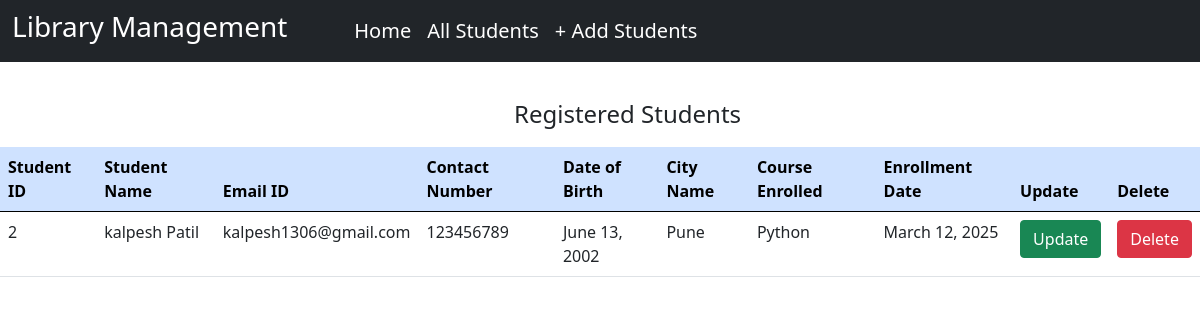
The page /students/ on the database its author committed.
### lms/models.py (models this page shows, shortened)
class Student(models.Model):
    student_id = models.AutoField(primary_key=True)
    student_name = models.CharField(max_length=100)
    email_id = models.CharField(max_length=100)
    contact_number = models.CharField(max_length=20)
    date_of_birth = models.DateField(max_length=20)
    city = models.CharField(max_length=20)
    course_enrolled = models.CharField(max_length=20)
    enrollment_date = models.DateField(max_length=20)

### lms/views.py (the view)
# urls.py: path("students/", views.list_student, name="list_student"),
def list_student(request):
    students = Student.objects.all()  # Retrieve all students
    return render(request, "list.html", {"students": students})

### lms/templates/list.html (shortened to what this page needs)
<!doctype html>
<html lang="en">
  <head>
    <link href="https://cdn.jsdelivr.net/npm/bootstrap@5.0.2/dist/css/bootstrap.min.css" rel="stylesheet">
  </head>
  <body>
  <nav class="navbar navbar-expand-sm bg-dark navbar-dark">
  <div class="container-fluid">
    <h3>Library Management </h3>
    <div class="collapse navbar-collapse" id="navbarNav">
      <ul class="navbar-nav">
        <li class="nav-item">
           <a class="nav-link active" aria-current="page" href="{% url 'home' %}">Home</a>
        </li>
        <li class="nav-item">
          <a class="nav-link active"   aria-current="page" href="{% url 'list_student' %}">All Students</a>
        </li>
        <li class="nav-item">
           <a class="nav-link active" aria-current="page" href="{% url 'register_student' %}">+ Add Students</a>
        </li>
      </ul>
    </div>
  </div>
</nav>
   <h4>Registered Students</h4>
<table class="table">
  <thead>
    <tr class="table-primary">
      <th scope="col">Student ID</th>
      <th scope="col">Student Name</th>
      <th scope="col">Email ID</th>
      <th scope="col">Contact Number</th>
      <th scope="col">Date of Birth</th>
      <th scope="col">City Name</th>
      <th scope="col">Course Enrolled</th>
      <th scope="col">Enrollment Date</th>
      <th scope="col">Update</th>
      <th scope="col">Delete</th>
    </tr>
  </thead>
  <tbody>
  {% for student in students %}
    <tr>
      <td>{{ student.student_id }}</td>
      <td>{{ student.student_name }}</td>
      <td>{{ student.email_id }}</td>
      <td>{{ student.contact_number }}</td>
      <td>{{ student.date_of_birth }}</td>
      <td>{{ student.city }}</td>
      <td>{{ student.course_enrolled }}</td>
      <td>{{ student.enrollment_date }}</td>
      <td><a href="{% url 'update_student' student.student_id   %}" class="btn btn-success">Update</a></td>
      <td><a href="{% url 'delete_student' student.student_id   %}" class="btn btn-danger">Delete</a></td>
    </tr>
 {% endfor %}
  </tbody>
</table>
  </body>
</html>

### lms/templates/list.html (style rules this page uses)
h3 { color:white; }
#navbarNav { margin-left: 5%; font-size: 20px; }
h4 { margin-top:28px; margin-left: 42%; padding:10px; }

### rows shown on the page
Student: student_id "2", student_name "kalpesh Patil", email_id "kalpesh1306@gmail.com", contact_number "123456789", date_of_birth "June 13, 2002", city "Pune", course_enrolled "Python", enrollment_date "March 12, 2025"
